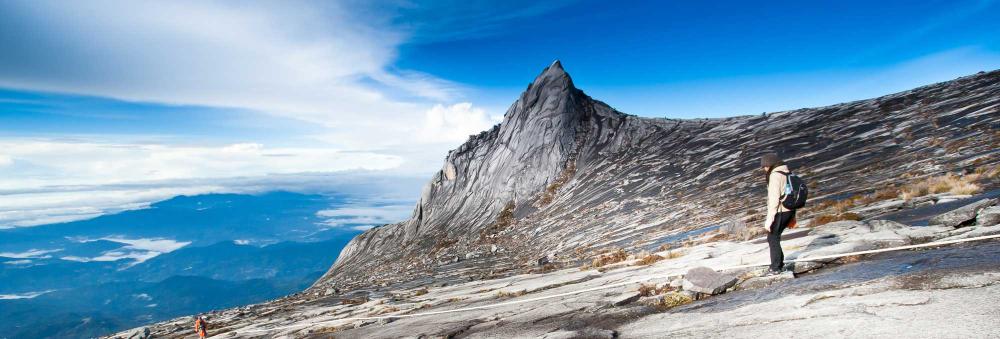
#> input picture imgdataset/etc05.bmp, 2000 x 678 px, given in place of obj1__00.png, which was not available (shown at 1/2 size)
$ python demo.py imgdataset/etc05.bmp
#> lines starting #> are read from the running program, lines starting #| are printed output that depends on the picture; pictures that were not available may be replaced by others from this repository, and a replacement may not be noted
import numpy as np
import cv2
import os
import sys


def imgurl():
    IMG_DIR = os.path.abspath(os.path.dirname(__file__)) + '/imgdataset/'
    files = os.listdir(IMG_DIR)
    return files


def detectorcall():
    # AgastFeatureDetector
    #detector = cv2.AgastFeatureDetector_create()

    # FAST
    #detector = cv2.FastFeatureDetector_create()

    # MSER
    detector = cv2.MSER_create()

    # AKAZE
    #detector = cv2.AKAZE_create()

    # BRISK
    #detector = cv2.BRISK_create()

    # KAZE
    #detector = cv2.KAZE_create()

    # ORB (Oriented FAST and Rotated BRIEF)
    #detector = cv2.ORB_create()

    # SimpleBlobDetector
    #detector = cv2.SimpleBlobDetector_create()

    # SIFT
    #detector = cv2.xfeatures2d.SIFT_create()

    return detector

args = sys.argv

img1 = cv2.imread('./imgdataset/obj1__00.png',0)
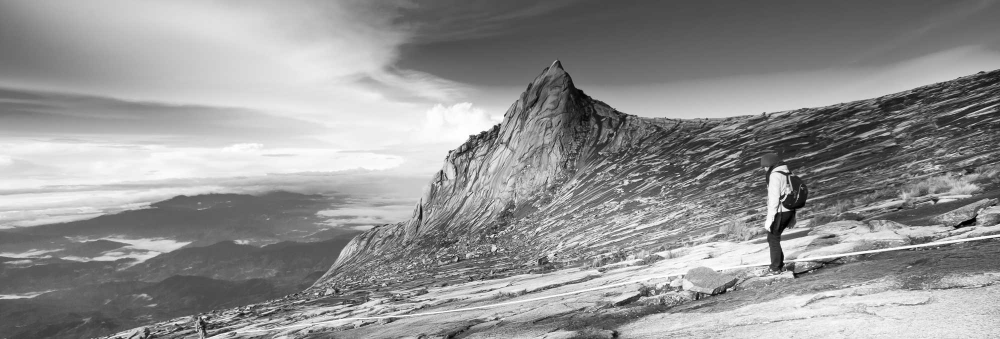
#> img1: shape (678, 2000) (shown at 1/2 size); min 0, max 255, mean 147
img2 = cv2.imread('./imgdataset/etc16.bmp',0)
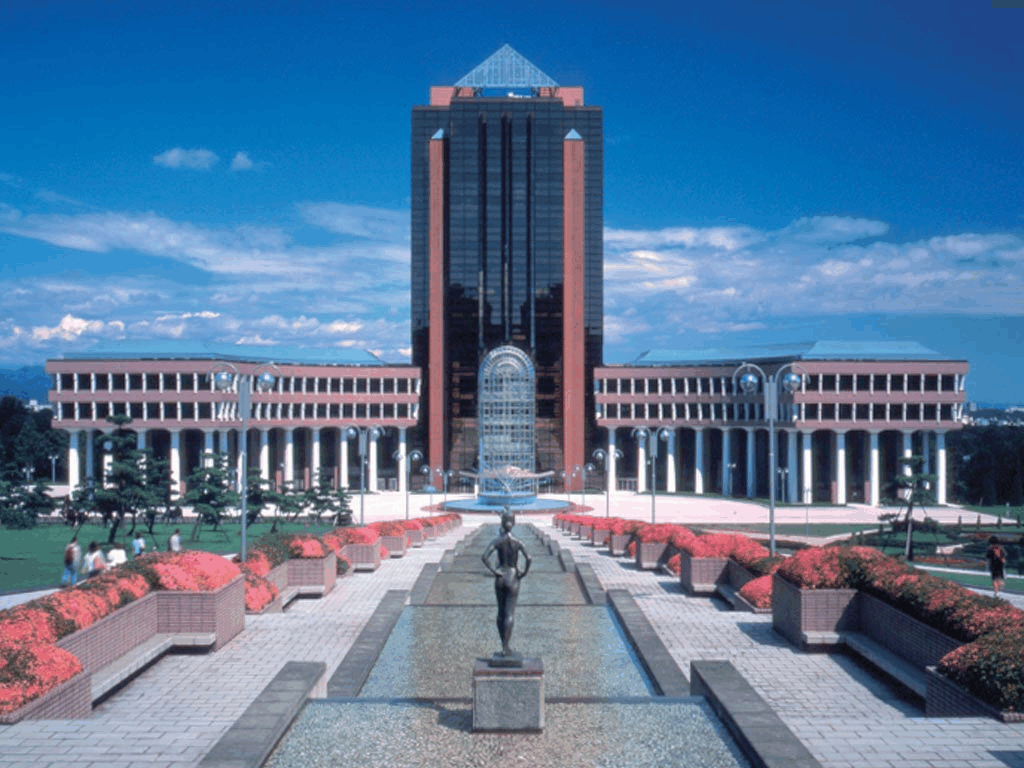
#> input picture imgdataset/etc10.bmp, 1024 x 768 px, given in place of etc16.bmp, which was not available
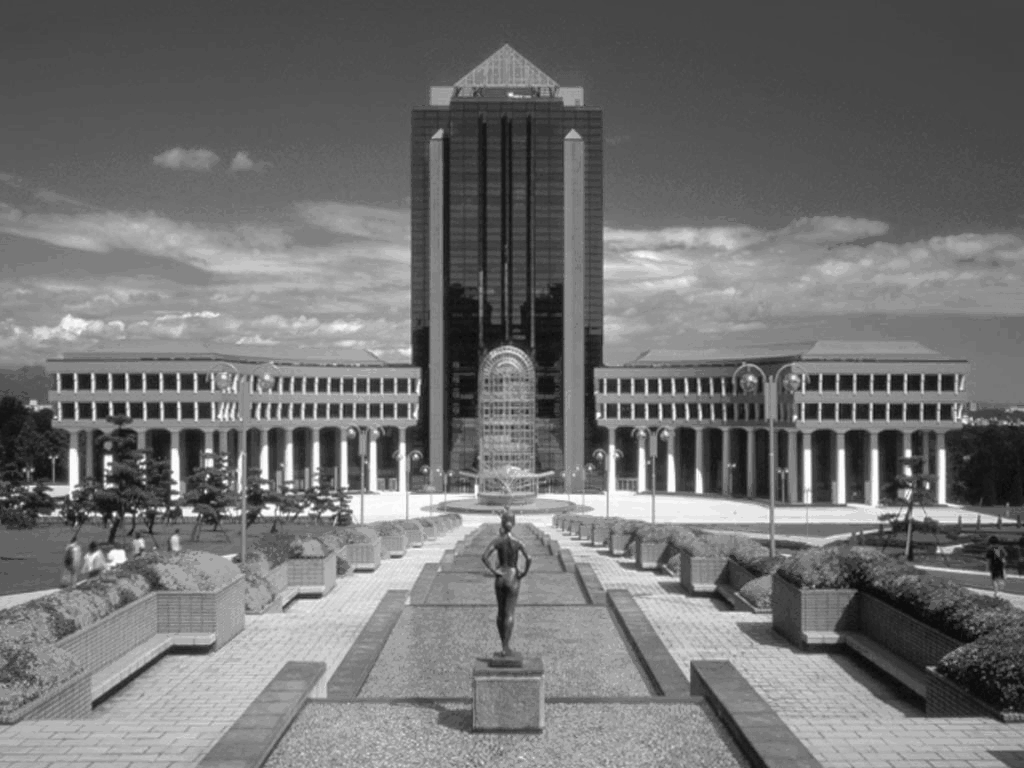
#> img2: shape (768, 1024); min 13, max 252, mean 113.9
file =imgurl()
detector = detectorcall()

#> (the run stopped early here; a loop or call above may not have finished)
